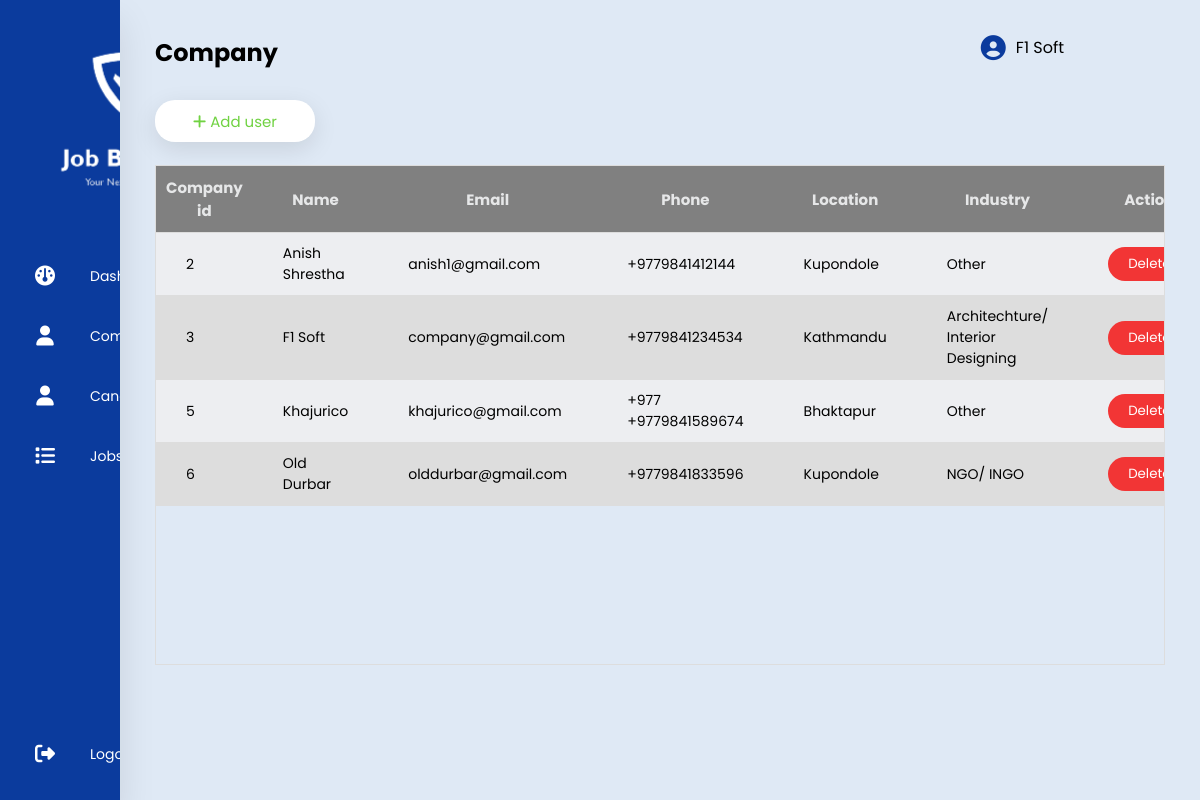
/company/ (signed in), run on the app's committed database.
### user/models.py (models this page shows, shortened)
class CustomUser (AbstractBaseUser, PermissionsMixin):
    display_picture = models.ImageField(upload_to='images/user', help_text='Display picture containing a person or a logo.', null=True, blank=True)
    name = models.CharField(max_length=20, null=False)
    phone = PhoneNumberField(null=True, blank=True, unique=True)
    email = models.EmailField(_('email_address'), unique=True, max_length=200)
    location = models.CharField(max_length=30, null=True, blank=True)
    description =  models.CharField(max_length=900, null=True, blank=True)
    is_verified = models.BooleanField(default=False)
    is_active = models.BooleanField(default=False)
    is_staff = models.BooleanField(default=False)
    class UserType(models.IntegerChoices):
        ADMIN = 1, _('Admin'),
        COMPANY = 2, _('Company'),
        CANDIDATE = 3, _('Candidate')
    user_type = models.IntegerField(choices=UserType.choices, blank=True, null=True)
    USERNAME_FIELD = 'email'
    REQUIRED_FIELDS = ['name', 'phone', 'location',]
    objects = CustomUserManager()

class Company(models.Model):
    selections = [('Architechture/ Interior Designing', 'Architechture/ Interior Designing'),
                  ('IT & Telecommunication', 'IT & Telecommunication'),
                  ('Teaching/ Education', 'Teaching/ Education'),
                  ('NGO/ INGO', 'NGO/ INGO'),
                  ('Graphics/ Designing', 'Graphics/ Designing'),
                  ('Hospitality', 'Hospitality'),
                  ('Sales/ Public Relation', 'Sales/ Public Relation'),
                  ('Legal Services', 'Legal Services'),
                  ('Other', 'Other')]
    user = models.OneToOneField(CustomUser, on_delete=models.CASCADE)
    industry = models.CharField('Industry', max_length=200,
            choices=selections, null=False, default='Other')
    website = models.CharField(max_length=20, null=True, blank=True)
    est_year = models.PositiveSmallIntegerField(null=True, blank=True)
    banner_image = models.ImageField(upload_to='images/user/company', help_text='Job Banner', null=True, blank=True)

### adminPanel/views.py (the view, shortened to what this page needs)
# urls.py: path('company/', addCompany, name='company'),
@login_required(login_url='/')
def addCompany(request):
    form = CustomUserForm
    comp_form = CompanyForm
    userData = CustomUser.objects.filter(user_type='2')
    compData = Company.objects.all()
    context = {
               'form': form,
               'comp_form': comp_form,
               'userData': userData,
               'compData': compData,
               'title': 'Company'
               }
    return render(request, 'company.html', context)

### templates/company.html (shortened to what this page needs)
{% extends 'main.html' %}
{% block content%}
<section class="main">
    <div class="main-top">
        <h1>{{title}}</h1>
        <div class="user-option">
            <i class="fas fa-circle-user"></i>
            <span>{{user.name}}</span>
        </div>
    </div>
            <div class="main-section">
                <div id="addButton">
                    <button class="add" onclick="openform()">
                      <i class="fas fa-add"></i>
                      <span>Add user</span>
                    </button>
                </div>
                <div class="header_fixed", id="table">
                    <table>
                        <thead>
                            <tr>
                                <th>Company id</th>
                                <th>Name</th>
                                <th>Email</th>
                                <th>Phone</th>
                                <th>Location</th>
                                <th>Industry</th>
                                <th>Action</th>
                            </tr>
                        </thead>
                        <tbody>
                            {% for sp in compData  %}
                            <tr>
                                <td>{{sp.id}}</td>
                                <td>{{sp.user.name}}</td>
                                <td>{{sp.user.email}}</td>
                                <td>{{sp.user.phone}}</td>
                                <td>{{sp.user.location}}</td>
                                <td>{{sp.industry}}</td>
                                <td><form action="{% url 'delete-user' sp.user.id %}" method="post">
                                  <input type="submit" value="Delete">
                                </form></td>
                            </tr>
                            {% endfor %}
                        </tbody>
                    </table>
                </div>
                            </section>
{% endblock content%}

### static/styles/mystyle.css (style rules this page uses)
* { margin: 0; padding: 0; outline: none; border: none; text-decoration: none; box-sizing: border-box; font-family: "Poppins", sans-serif; }
body { background-color: #dfe9f5; }
.main { position: relative; padding: 35px; width: 90%; }
.main-top { display: flex; width: 90%; justify-content: space-between; }
.main-top .user-option { display: flex; justify-content: space-between; }
.main-top i { margin-right: 10px; font-size: 25px; color: #0b3b9d; cursor: pointer; }
.main-section { display: flex; margin-top: 20px; }
table { width: 100%; border-collapse: collapse; }
.header_fixed { margin-top: 75px; max-height: 100vh; width: 100%; overflow: auto; border: 1px solid #dddddd; }
.header_fixed thead th { position: sticky; top: 0; background-color: grey; color: #e6e7e8; font-size: 15px; }
th { border-bottom: 1px solid #dddddd; padding: 10px 10px; font-size: 14px; }
td { border-bottom: 1px solid #dddddd; padding: 10px 30px; font-size: 14px; }
tr:nth-child(even) { background-color: #dddddd; }
tr:nth-child(odd) { background-color: #edeef1; }
td form input { border: none; padding: 7px 20px; border-radius: 20px; background-color: #f23535; color: #fff; cursor: pointer; }
#addButton { display: flex; justify-content: left; position: absolute ; top: 100px; }
.add { border-radius: 20px; background-color: #fff; height: 42px; font-size: 15px; color: #70D242; border: none; width: 160px; box-shadow: 0 7px 25px rgba(0, 0, 0, 0.1); cursor: pointer; }

### templates/main.html (style rules this page uses)
.header_fixed { height: 500px }

### data on the page
CustomUser: name "F1 Soft"
Company: id "2", user.name "Anish Shrestha", user.email "anish1@gmail.com", user.phone "+9779841412144", user.location "Kupondole", industry "Other"
Company: id "3", user.name "F1 Soft", user.email "company@gmail.com", user.phone "+9779841234534", user.location "Kathmandu", industry "Architechture/ Interior Designing"
Company: id "5", user.name "Khajurico", user.email "khajurico@gmail.com", user.phone "+977 +9779841589674", user.location "Bhaktapur", industry "Other"
Company: id "6", user.name "Old Durbar", user.email "olddurbar@gmail.com", user.phone "+9779841833596", user.location "Kupondole", industry "NGO/ INGO"

### other printed values
{{ title }} "Company"
